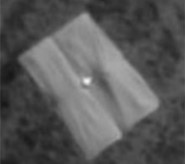
#> input picture src/task1/orchestrator/tmp/img/active.jpg, 185 x 164 px; its folder holds only this picture in this run
$ python detect.py --input_dir ../orchestrator/tmp/img --output_file out.png   (older library calls are emulated)
#> lines starting #> are read from the running program, lines starting #| are printed output that depends on the picture; after the words box and inside, x2 and y2 are one past the last pixel; in counts of white or black regions, pixels touching at a corner belong together
import cv2
import imutils
from imutils import contours
import os
import argparse
import json
from skimage import measure
import numpy as np

# Show image (for debugging)
def show_img(image):
    cv2.imshow('img',image)
    cv2.waitKey(0)
    cv2.destroyAllWindows()

# Detect if bright spots are large enough
def detect_blobs(img):
    labels = measure.label(img, connectivity=1.5)
    mask = np.zeros(img.shape, dtype="uint8")
    # Filter blobs
    for label in np.unique(labels):
        if label != 0:
            lm = np.zeros(img.shape, dtype="uint8")
            lm[labels == label] = 255
            numPixels = cv2.countNonZero(lm)
            if numPixels > 10:
                mask = cv2.add(mask, lm)
    return mask

# Detect whether there exists a spot bright enough
def process_img(file_name):
#> called with file_name = '../orchestrator/tmp/img/active.jpg'
    image = cv2.imread(file_name)
#> image is the input picture: shape (164, 185, 3); min 22, max 242, mean 88.8
    # Blur and smooth
    smoothed_image = cv2.bilateralFilter(image, 20, 50, 200)
    gray = cv2.cvtColor(smoothed_image, cv2.COLOR_BGR2GRAY)
    preprocessed_img = cv2.threshold(gray, 200, 255, cv2.THRESH_BINARY)[1]
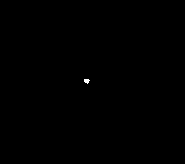
#> preprocessed_img: shape (164, 185); 0.07% white; 1 white region, box (x1, y1, x2, y2) and area: (84, 79, 90, 84) 21
    # Smooth possible blobs
    preprocessed_img = cv2.dilate(preprocessed_img, None, iterations=4)
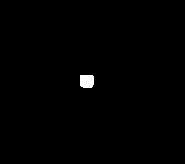
#> preprocessed_img: shape (164, 185); 0.57% white; 1 white region, box (x1, y1, x2, y2) and area: (80, 75, 94, 88) 173
    preprocessed_img = cv2.erode(preprocessed_img, None, iterations=2)
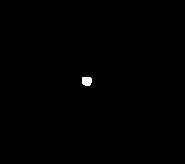
#> preprocessed_img: shape (164, 185); 0.27% white; 1 white region, box (x1, y1, x2, y2) and area: (82, 77, 92, 86) 81
    filtered_img = detect_blobs(preprocessed_img)
#> in detect_blobs, `labels = measure.label(img, connectivity=1.5)`: labels: shape (164, 185) int64; values 0 (black) and 1 (white), 0.27% white; 1 white region
#> the loop in detect_blobs, `for label in np.unique(labels):` made 2 passes
#> numPixels on pass 2: 81
    # Draw circle
    cnts = cv2.findContours(filtered_img, cv2.RETR_EXTERNAL, cv2.CHAIN_APPROX_SIMPLE)
#> cnts = 1 contour; box (x1, y1, x2, y2) and area: (82, 77, 92, 86) 66
    cnts = cnts[0] if imutils.is_cv2() else cnts[1]

    return image

    # if cnts is not None and len(cnts) > 0:
    #     cnts = contours.sort_contours(cnts)[0]
    #     for (i, c) in enumerate(cnts):
    #         ((cX, cY), radius) = cv2.minEnclosingCircle(c)
    #         cv2.circle(image, (int(cX), int(cY)), int(radius),
    #                    (0, 0, 255), 2)
    #     return image
    # return None

# Set up the command line argument parsing
def define_args():
    parser = argparse.ArgumentParser(description='Detect broken solar panels')
    parser.add_argument('-i', '--input_dir', help='specify input directory', required=True)
    parser.add_argument('-f', '--output_file', help='specify output file', required=True)
    parser.add_argument('-o', '--output_dir', help='specify output directory', required=False)
    return parser.parse_args()

# Entry point for the program
def run(input_dir, output_dir):
    pos_images = []
    for root, dirs, files in os.walk(input_dir):
        for f in files:
            rel_path = os.path.join(root, f)
            rel_out_path = None
            if output_dir is not None:
                rel_out_path = os.path.join(output_dir, f)
            img = process_img(rel_path)
            if img is not None:
                pos_images.append(os.path.abspath(rel_path))
                if rel_out_path is not None:
                    cv2.imwrite(rel_out_path, img)
    return pos_images

# Run
args = define_args()
input_dir = args.input_dir
output_dir = args.output_dir
output_file = args.output_file
assert input_dir != output_dir
assert os.path.exists(input_dir)
if output_dir is not None and not os.path.exists(output_dir):
    os.makedirs(output_dir)

# Get output positive images
pos_images = run(input_dir, output_dir)
with open(output_file, 'w', encoding='utf8') as outfile:
    json.dump({"positive": pos_images}, outfile)
